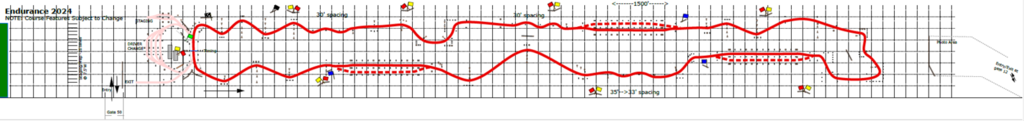
#> input picture LocalSim/Resources/Tracks/Autocross_2024/Autocross_2024.png, 1024 x 121 px
$ python digitize_track.py
#> lines starting #> are read from the running program, lines starting #| are printed output that depends on the picture; after the words box and inside, x2 and y2 are one past the last pixel; in counts of white or black regions, pixels touching at a corner belong together
"""Utility: digitizes a scanned FSAE course map's solid red centerline (25ft x 25ft
grid squares) into a smooth, evenly-spaced (x_ft, y_ft) centerline CSV for a lap time
simulation to consume. digitize() is the reusable entry point - see its call at the
bottom of this file for the default Autocross_2024.png -> track_centerline.csv case,
and digitize_autocross_track.py for the Autocross_2026.png case.

Pipeline: threshold the red line pixels -> skeletonize to a 1px-wide centerline
(Zhang-Suen thinning) -> keep the largest connected component (drops small
stray red specks from cone icons/text) -> order the pixels into a single closed
loop via nearest-neighbor walk -> calibrate px->ft scale from the grid line
spacing -> fit a periodic smoothing spline to remove pixel-raster noise ->
resample at even arc-length spacing.

Rerun this (or the autocross variant) if the source map is replaced with a
cleaner/higher-res image.
"""
from pathlib import Path
SCRIPT_DIR = Path(__file__).resolve().parent

import numpy as np
import matplotlib
matplotlib.use("Agg")
import matplotlib.pyplot as plt
from PIL import Image
from scipy import ndimage
from scipy.spatial import cKDTree
from scipy.interpolate import splprep, splev

IMAGE_PATH = SCRIPT_DIR / "Autocross_2024.png"
OUTPUT_CSV = SCRIPT_DIR / "track_centerline.csv"
OVERLAY_PNG = SCRIPT_DIR / "track_overlay.png"
GRID_SQUARE_FT = 25.0
STEP_FT = 2.0  # output waypoint spacing
TARGET_LENGTH_M = 1000.0  # known actual lap length - the grid-line calibration is only an
                           # estimate (thin/antialiased gridlines, image compression), so the
                           # whole traced loop is uniformly rescaled to match this ground truth

def load_red_mask(image_path):
    img = Image.open(image_path).convert("RGB")
    arr = np.array(img).astype(int)
    r, g, b = arr[:, :, 0], arr[:, :, 1], arr[:, :, 2]
    return (r > 150) & (g < 120) & (b < 120)

def calibrate_scale_ft_per_px(image_path, red_mask):
    """Grid line spacing (in px) calibrates px->ft, using the known 25ft squares."""
    img = Image.open(image_path).convert("RGB")
    arr = np.array(img).astype(int)
    gray = arr.sum(axis=2) / 3.0
    h, w = gray.shape

    colscore = (gray[5:h - 5, :] < 240).sum(axis=0)
    col_peaks = [x for x in range(1, w - 1) if colscore[x] > 60]
    col_diffs = np.diff(col_peaks)
    col_diffs = col_diffs[col_diffs > 3]

    rowscore = (gray[:, 180:880] < 240).sum(axis=1)
    row_peaks = [y for y in range(1, h - 1) if rowscore[y] > 400]
    row_diffs = np.diff(row_peaks)
    row_diffs = row_diffs[row_diffs > 3]

    px_per_square = np.concatenate([col_diffs, row_diffs]).mean()
    return GRID_SQUARE_FT / px_per_square

def zhang_suen_thin(mask):
    img = mask.copy().astype(np.uint8)
    changed = True
    while changed:
        changed = False
        for step in (0, 1):
            P = img
            Pu, Pd = np.roll(P, 1, axis=0), np.roll(P, -1, axis=0)
            Pl, Pr = np.roll(P, 1, axis=1), np.roll(P, -1, axis=1)
            Pul, Pur = np.roll(Pu, 1, axis=1), np.roll(Pu, -1, axis=1)
            Pdl, Pdr = np.roll(Pd, 1, axis=1), np.roll(Pd, -1, axis=1)
            p2, p3, p4, p5, p6, p7, p8, p9 = Pu, Pur, Pr, Pdr, Pd, Pdl, Pl, Pul
            B_ = p2 + p3 + p4 + p5 + p6 + p7 + p8 + p9
            neighbors = [p2, p3, p4, p5, p6, p7, p8, p9, p2]
            A_ = np.zeros_like(P, dtype=int)
            for i in range(8):
                A_ += ((neighbors[i] == 0) & (neighbors[i + 1] == 1)).astype(int)
            if step == 0:
                cond3, cond4 = (p2 * p4 * p6) == 0, (p4 * p6 * p8) == 0
            else:
                cond3, cond4 = (p2 * p4 * p8) == 0, (p2 * p6 * p8) == 0
            remove = (P == 1) & (B_ >= 2) & (B_ <= 6) & (A_ == 1) & cond3 & cond4
            if remove.any():
                img[remove] = 0
                changed = True
    return img.astype(bool)

def largest_component(skel):
    labeled, n = ndimage.label(skel, structure=np.ones((3, 3), dtype=int))
    sizes = ndimage.sum(skel, labeled, range(1, n + 1))
    main_label = np.argmax(sizes) + 1
    ys, xs = np.where(labeled == main_label)
    return np.column_stack([xs, ys]).astype(float)

def order_as_path(pts, jump_threshold_px=15.0):
    """Greedy nearest-neighbor walk into a single ordered path. Stops at the first
    big jump - a handful of leftover points beyond that are disconnected raster
    noise, not real track.

    Returns (path, is_closed). A course whose bold line actually forms a closed
    loop (e.g. Endurance, which returns to the start pixel) gets is_closed=True and
    the loop closed back to its start point. A point-to-point course (e.g.
    Autocross, whose start and finish are genuinely not connected by the bold
    line - only by a separate thin/light connector that's outside the red
    threshold) gets is_closed=False and is left open: forcing a closing edge
    across a real gap like that draws a straight-line/spline shortcut with no
    relation to the actual track.
    """
    n = len(pts)
    visited = np.zeros(n, dtype=bool)
    tree = cKDTree(pts)

    start_idx = np.lexsort((pts[:, 1], pts[:, 0]))[0]
    order = [start_idx]
    visited[start_idx] = True
    cur = start_idx
    for _ in range(n - 1):
        k = 8
        found = -1
        while found == -1 and k <= n:
            d, idx = tree.query(pts[cur], k=k)
            for dist, j in zip(np.atleast_1d(d), np.atleast_1d(idx)):
                if not visited[j]:
                    found, fd = j, dist
                    break
            k *= 2
        if found == -1 or (order and fd > jump_threshold_px):
            break
        order.append(found)
        visited[found] = True
        cur = found

    path = pts[order]
    closing_gap = np.hypot(*(path[-1] - path[0]))
    is_closed = closing_gap <= jump_threshold_px
    if is_closed:
        path = np.vstack([path, path[0]])
    return path, is_closed

def smooth_and_resample(path_ft, step_ft, is_closed):
    x, y = path_ft[:, 0], path_ft[:, 1]
    per = 1 if is_closed else 0
    tck, _ = splprep([x, y], per=per, s=len(x) * 1.5)
    raw_length = np.sum(np.hypot(np.diff(x), np.diff(y)))
    n_out = max(int(round(raw_length / step_ft)), 3)
    u_fine = np.linspace(0, 1, n_out, endpoint=not is_closed)
    x_out, y_out = splev(u_fine, tck)
    centerline = np.column_stack([x_out, y_out])
    # The actual output length, not the pre-smoothing raw polyline's - the spline
    # smooths out sharp corners, which shortens the path somewhat
    if is_closed:
        closed = np.vstack([centerline, centerline[0]])
        length = np.sum(np.hypot(np.diff(closed[:, 0]), np.diff(closed[:, 1])))
    else:
        length = np.sum(np.hypot(np.diff(centerline[:, 0]), np.diff(centerline[:, 1])))
    return centerline, length

def enforce_direction(centerline, direction):
    """Reorders a closed loop so it runs "cw" or "ccw" (y up), i.e. in the course's
    real driving direction - the pixel walk in order_as_path picks an arbitrary one."""
    x, y = centerline[:, 0], centerline[:, 1]
    signed_area = 0.5 * np.sum(x * np.roll(y, -1) - np.roll(x, -1) * y)
    is_ccw = signed_area > 0
    if (direction == "ccw") != is_ccw:
        centerline = centerline[::-1].copy()
    return centerline

def digitize(image_path, output_csv, overlay_png, target_length_m=None,
             step_ft=STEP_FT, legend_label="Digitized centerline", direction=None):
    """Runs the full pipeline for one course map and writes output_csv + overlay_png.

    direction ("cw"/"ccw", closed loops only) sets the output's point order to the
    course's real driving direction, viewed on the map.

    target_length_m, if given, uniformly rescales the traced loop to match a known
    actual lap length (the grid-line calibration is only an estimate - thin/antialiased
    gridlines, image compression). Left as None, the output keeps the grid-calibrated
    scale as-is.
    """
    red_mask = load_red_mask(image_path)
#> in load_red_mask, `return (r > 150) & (g < 120) & (b < 120)`:
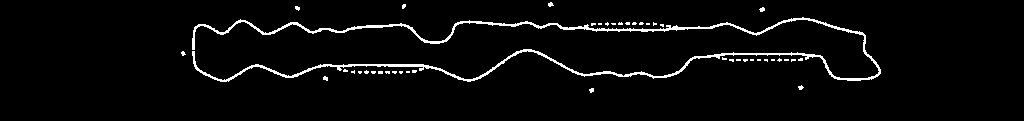
#> returned value: shape (121, 1024) bool; 3.6% white in thin lines or dots, all inside (x1, y1, x2, y2) = (181, 2, 881, 93)
    ft_per_px = calibrate_scale_ft_per_px(image_path, red_mask)
#> in calibrate_scale_ft_per_px, `gray = arr.sum(axis=2) / 3.0`:
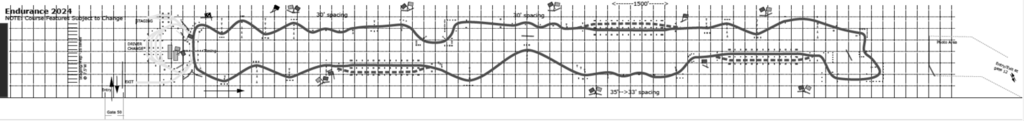
#> gray: shape (121, 1024) float64; min 0, max 255, mean 228
#> in calibrate_scale_ft_per_px, `colscore = (gray[5:h - 5, :] < 240).sum(axis=0)`: colscore = 1024 values, max 97 at index 113, min 0 at index 1023, mean 38.25
#> in calibrate_scale_ft_per_px, `col_peaks = [x for x in range(1, w - 1) if colscore[x] > 60]`: col_peaks = 181 values from 1 to 952
#> in calibrate_scale_ft_per_px, `col_diffs = np.diff(col_peaks)`: col_diffs = 180 values, max 11 at index 13, min 1 at index 0, mean 5.28
#> in calibrate_scale_ft_per_px, `col_diffs = col_diffs[col_diffs > 3]`: col_diffs = 82 values, max 11 at index 2, min 10 at index 0, mean 10.39
#> in calibrate_scale_ft_per_px, `rowscore = (gray[:, 180:880] < 240).sum(axis=1)`: rowscore = 121 values, max 700 at index 16, min 0 at index 0, mean 241.1
#> in calibrate_scale_ft_per_px, `row_peaks = [y for y in range(1, h - 1) if rowscore[y] > 400]`: row_peaks = [16, 17, 27, 28, 39, 40, 50, 51, 62, 63, 73, 74, 85, 86, 97, 98, 119]
#> in calibrate_scale_ft_per_px, `row_diffs = np.diff(row_peaks)`: row_diffs = [1, 10, 1, 11, 1, 10, 1, 11, 1, 10, 1, 11, 1, 11, 1, 21]
#> in calibrate_scale_ft_per_px, `row_diffs = row_diffs[row_diffs > 3]`: row_diffs = [10, 11, 10, 11, 10, 11, 11, 21]
#> in calibrate_scale_ft_per_px, `px_per_square = np.concatenate([col_diffs, row_diffs]).mean()`: px_per_square = 10.52
#> ft_per_px = 2.38
    print(f"Scale: {ft_per_px:.4f} ft/px")
#| Scale: 2.3759 ft/px

    skel = zhang_suen_thin(red_mask)
#> after the loop in zhang_suen_thin, `while changed:`:
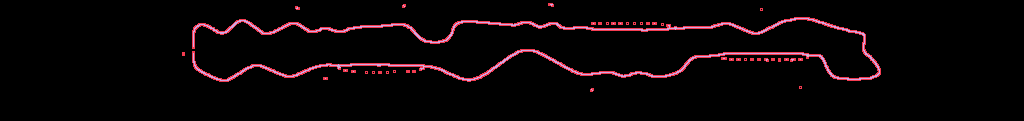
#> A_: shape (121, 1024) int64; 4 distinct labels, from 0 to 3; one colour per label, 0 black
#> after the loop in zhang_suen_thin, `while changed:`: P: shape (121, 1024); values 0 (black) and 1 (white), 1.4% white in thin lines or dots, all inside (x1, y1, x2, y2) = (183, 4, 880, 91)
#> after the loop in zhang_suen_thin, `while changed:`:
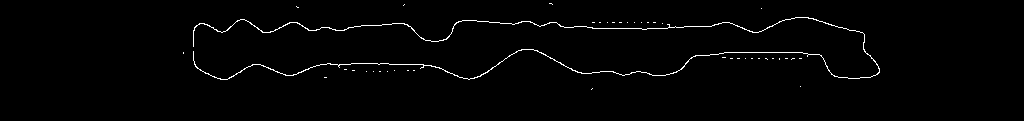
#> Pd: shape (121, 1024); values 0 (black) and 1 (white), 1.4% white in thin lines or dots, all inside (x1, y1, x2, y2) = (183, 3, 880, 90)
#> after the loop in zhang_suen_thin, `while changed:`:
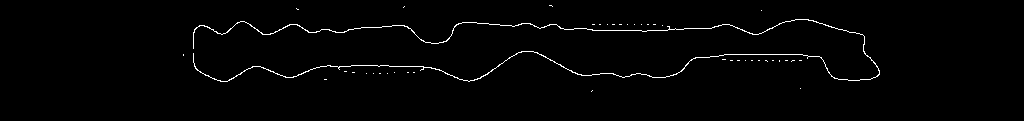
#> Pu: shape (121, 1024); values 0 (black) and 1 (white), 1.4% white in thin lines or dots, all inside (x1, y1, x2, y2) = (183, 5, 880, 92)
    pts_px = largest_component(skel)
#> in largest_component, `labeled, n = ndimage.label(skel, structure=np.ones((3, 3), dtype=int))`:
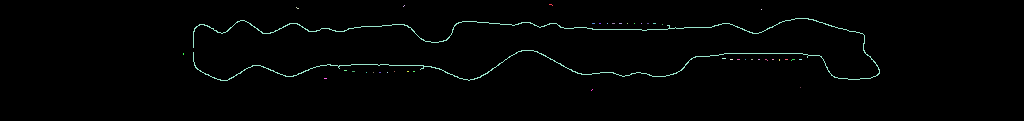
#> labeled: shape (121, 1024) int32; 42 distinct labels, from 0 to 41; one colour per label, 0 black
#> in largest_component, `labeled, n = ndimage.label(skel, structure=np.ones((3, 3), dtype=int))`: n = 41
#> in largest_component, `sizes = ndimage.sum(skel, labeled, range(1, n + 1))`: sizes = 41 values, max 1638 at index 4, min 1 at index 3, mean 42.07
#> in largest_component, `main_label = np.argmax(sizes) + 1`: main_label = 5
#> in largest_component, `ys, xs = np.where(labeled == main_label)`: ys = 1638 values from 18 to 80; xs = 1638 values, max 879 at index 1290, min 193 at index 631, mean 528.7
#> pts_px = 1638 pairs, first value 193 to 879, second value 18 to 80
    path_px, is_closed = order_as_path(pts_px)
#> in order_as_path, `n = len(pts)`: n = 1638
#> in order_as_path, `start_idx = np.lexsort((pts[:, 1], pts[:, 0]))[0]`: start_idx = 631
#> in order_as_path, `order = [start_idx]`: order = [631]
#> in order_as_path, `cur = start_idx`: cur = 631
#> after the loop in order_as_path, `for _ in range(n - 1):`: order = 1635 values, max 1637 at index 1287, min 0 at index 693, mean 817.8
#> in order_as_path, `path = pts[order]`: path = 1635 pairs, first value 193 to 879, second value 18 to 80
#> in order_as_path, `closing_gap = np.hypot(*(path[-1] - path[0]))`: closing_gap = 1
#> in order_as_path, `is_closed = closing_gap <= jump_threshold_px`: is_closed = True
#> in order_as_path, `path = np.vstack([path, path[0]])`: path = 1636 pairs, first value 193 to 879, second value 18 to 80
#> path_px has the same summary as path in order_as_path; is_closed = True
    print(f"Ordered path: {len(path_px)} px points, {'closed loop' if is_closed else 'open (point-to-point) course'}")
#| Ordered path: 1636 px points, closed loop

    path_ft = path_px * ft_per_px
#> path_ft = 1636 pairs, first value 458.6 to 2088.4, second value 42.77 to 190.1
    path_ft[:, 1] *= -1.0  # flip image row axis so +y is "up"

    centerline, length_ft = smooth_and_resample(path_ft, step_ft, is_closed)
#> in smooth_and_resample, `x, y = path_ft[:, 0], path_ft[:, 1]`: x = 1636 values, max 2088.4 at index 813, min 458.6 at index 0, mean 1256.1; y = 1636 values, max -42.77 at index 693, min -190.1 at index 1287, mean -112.6
#> in smooth_and_resample, `per = 1 if is_closed else 0`: per = 1
#> in smooth_and_resample, `tck, _ = splprep([x, y], per=per, s=len(x) * 1.5)`: tck = 3 items
#> in smooth_and_resample, `raw_length = np.sum(np.hypot(np.diff(x), np.diff(y)))`: raw_length = 4121.7
#> in smooth_and_resample, `n_out = max(int(round(raw_length / step_ft)), 3)`: n_out = 2061
#> in smooth_and_resample, `x_out, y_out = splev(u_fine, tck)`: x_out = 2061 values, max 2087.9 at index 1022, min 457.9 at index 2032, mean 1255.6; y_out = 2061 values, max -43.16 at index 875, min -189.1 at index 1973, mean -112.8
#> in smooth_and_resample, `centerline = np.column_stack([x_out, y_out])`: centerline = 2061 pairs, first value 457.9 to 2087.9, second value -189.1 to -43.16
#> in smooth_and_resample, `closed = np.vstack([centerline, centerline[0]])`: closed = 2062 pairs, first value 457.9 to 2087.9, second value -189.1 to -43.16
#> in smooth_and_resample, `length = np.sum(np.hypot(np.diff(closed[:, 0]), np.diff(closed[:, 1])))`: length = 3626
#> length_ft = 3626
    if is_closed and direction is not None:
        centerline = enforce_direction(centerline, direction)
#> in enforce_direction, `x, y = centerline[:, 0], centerline[:, 1]`: x has the same summary as x_out in smooth_and_resample; y has the same summary as y_out in smooth_and_resample
#> in enforce_direction, `signed_area = 0.5 * np.sum(x * np.roll(y, -1) - np.roll(x, -1) * y)`: signed_area = -149440.8
#> in enforce_direction, `is_ccw = signed_area > 0`: is_ccw = False
        print(f"Point order set to the driving direction: {direction}")
    print(f"Traced length (grid calibration, output centerline): {length_ft:.1f} ft ({length_ft * 0.3048:.1f} m)")
#| Traced length (grid calibration, output centerline): 3626.0 ft (1105.2 m)

    if target_length_m is not None:
        target_length_ft = target_length_m / 0.3048
        correction = target_length_ft / length_ft
#> correction = 0.905
        centerline *= correction
#> centerline = 2061 pairs, first value 414.3 to 1889.2, second value -171.1 to -39.05
        print(f"Rescaled by {correction:.4f} to match known length: {target_length_ft:.1f} ft ({target_length_m:.1f} m)")
#| Rescaled by 0.9048 to match known length: 3280.8 ft (1000.0 m)
    else:
        correction = 1.0
    print(f"Centerline waypoints: {len(centerline)}")
#| Centerline waypoints: 2061

    np.savetxt(output_csv, centerline, delimiter=",", header="x_ft,y_ft", comments="")
    print(f"Saved {output_csv}")

    save_overlay(image_path, centerline, ft_per_px * correction, overlay_png, legend_label)
#> in save_overlay, `plt.savefig(overlay_png, dpi=150)`:
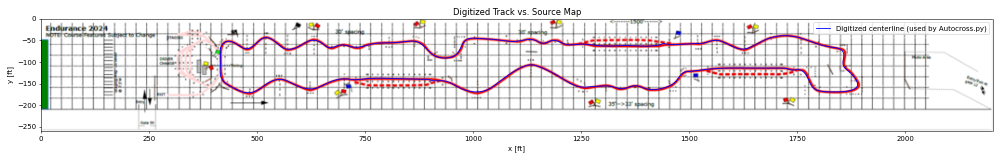
#> figure drawn by matplotlib, 1 panel
    print(f"Saved {overlay_png}")

def save_overlay(image_path, centerline, ft_per_px_corrected, overlay_png, legend_label):
    """Plots the final (rescaled) centerline over the source image, for a visual sanity
    check that the traced path actually follows the map's solid red line. The image's
    display extent is scaled by the same correction factor as the centerline, so the two
    still line up even though the centerline no longer matches the image's native
    grid-calibrated scale (see target_length_m)."""
    img = np.array(Image.open(image_path).convert("RGB"))
    h, w = img.shape[:2]

    fig, ax = plt.subplots(figsize=(20, 4))
    ax.imshow(img, extent=[0, w * ft_per_px_corrected, -h * ft_per_px_corrected, 0])
    ax.plot(centerline[:, 0], centerline[:, 1], color="blue", linewidth=1.2, label=legend_label)
    ax.set_aspect("equal")
    ax.set_xlabel("x [ft]")
    ax.set_ylabel("y [ft]")
    ax.set_title("Digitized Track vs. Source Map")
    ax.legend(loc="upper right")
    plt.tight_layout()
    plt.savefig(overlay_png, dpi=150)
    plt.close(fig)

if __name__ == "__main__":
    # The Autocross run on this course layout is driven clockwise on the map
    digitize(IMAGE_PATH, OUTPUT_CSV, OVERLAY_PNG, TARGET_LENGTH_M,
              legend_label="Digitized centerline (used by Autocross.py)", direction="cw")
